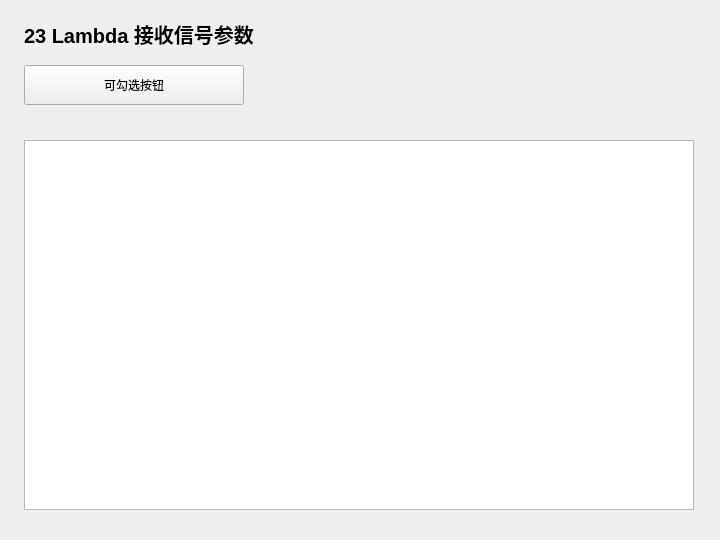
<?xml version="1.0" encoding="UTF-8"?>
<ui version="4.0">
 <class>Widget</class>
 <widget class="QWidget" name="Widget">
  <property name="geometry">
   <rect>
    <x>0</x>
    <y>0</y>
    <width>720</width>
    <height>540</height>
   </rect>
  </property>
  <property name="windowTitle">
   <string>23 Lambda 接收信号参数</string>
  </property>
  <widget class="QLabel" name="headingLabel">
   <property name="geometry">
    <rect>
     <x>24</x>
     <y>18</y>
     <width>670</width>
     <height>32</height>
    </rect>
   </property>
   <property name="text">
    <string>23 Lambda 接收信号参数</string>
   </property>
   <property name="font">
    <font>
     <pointsize>15</pointsize>
     <bold>true</bold>
    </font>
   </property>
  </widget>
  <widget class="QPlainTextEdit" name="outputEdit">
   <property name="geometry">
    <rect>
     <x>24</x>
     <y>140</y>
     <width>670</width>
     <height>370</height>
    </rect>
   </property>
   <property name="readOnly">
    <bool>true</bool>
   </property>
  </widget>
  <widget class="QPushButton" name="runButton">
   <property name="geometry">
    <rect>
     <x>24</x>
     <y>65</y>
     <width>220</width>
     <height>40</height>
    </rect>
   </property>
   <property name="text">
    <string>可勾选按钮</string>
   </property>
   <property name="checkable">
    <bool>true</bool>
   </property>
  </widget>
 </widget>
 <resources />
 <connections />
</ui>
